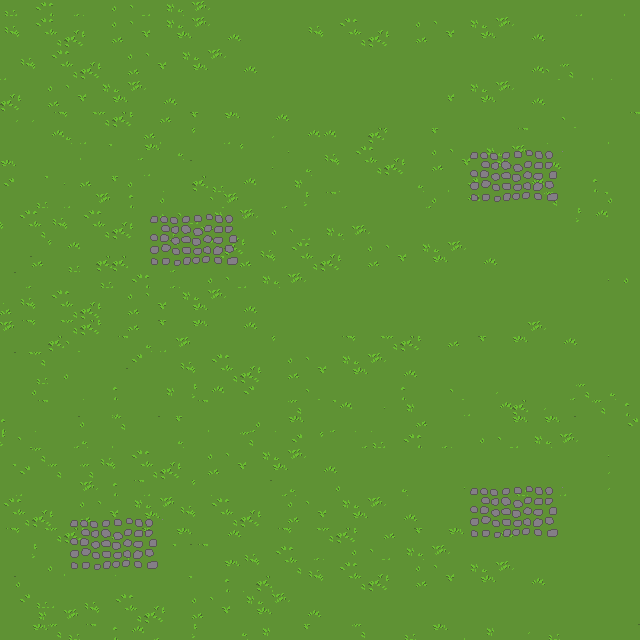

Rendered tile map (Tiled .tmx) drawn with the repository's tilesets; below, a short description and the map source with its tile grids summarised:
An orthogonal 40x40 tile map with 16x16 px tiles, 2 tile layers (grass, bottom).

<map version="1.9" tiledversion="1.9.2" orientation="orthogonal" renderorder="right-down" width="40" height="40" tilewidth="16" tileheight="16" infinite="0" nextlayerid="3" nextobjectid="1">
 <tileset firstgid="1" source="Floor2.tsx" />
 <layer id="1" name="grass" width="40" height="40">
  <data>[1600 cells, 1600 non-empty, 64 distinct tile ids]</data>
 </layer>
 <layer id="2" name="bottom" width="40" height="40">
  <data>[1600 cells, 160 non-empty, 40 distinct tile ids]</data>
 </layer>
</map>
